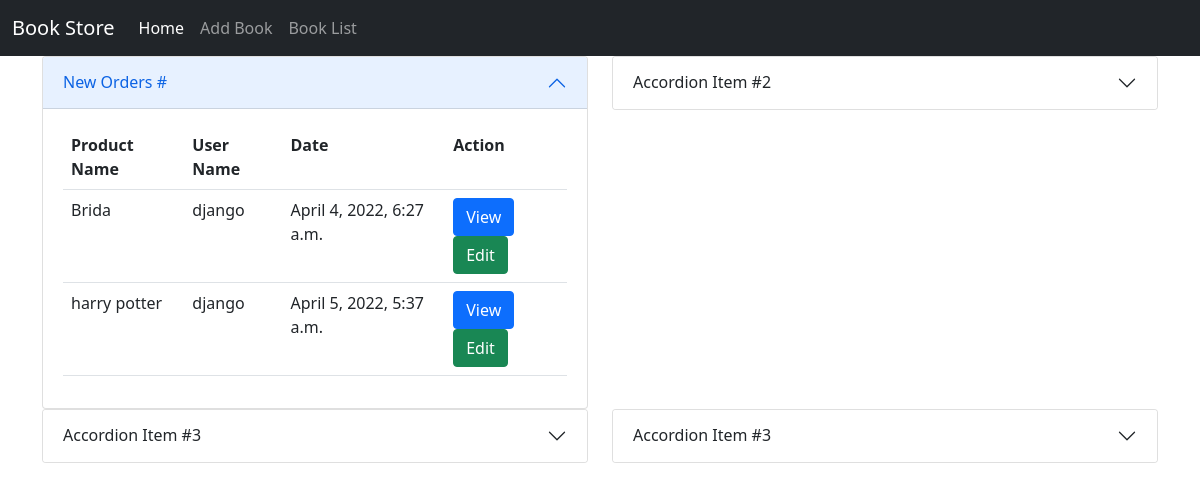
Page /owner/dashboard on the earlier database version.
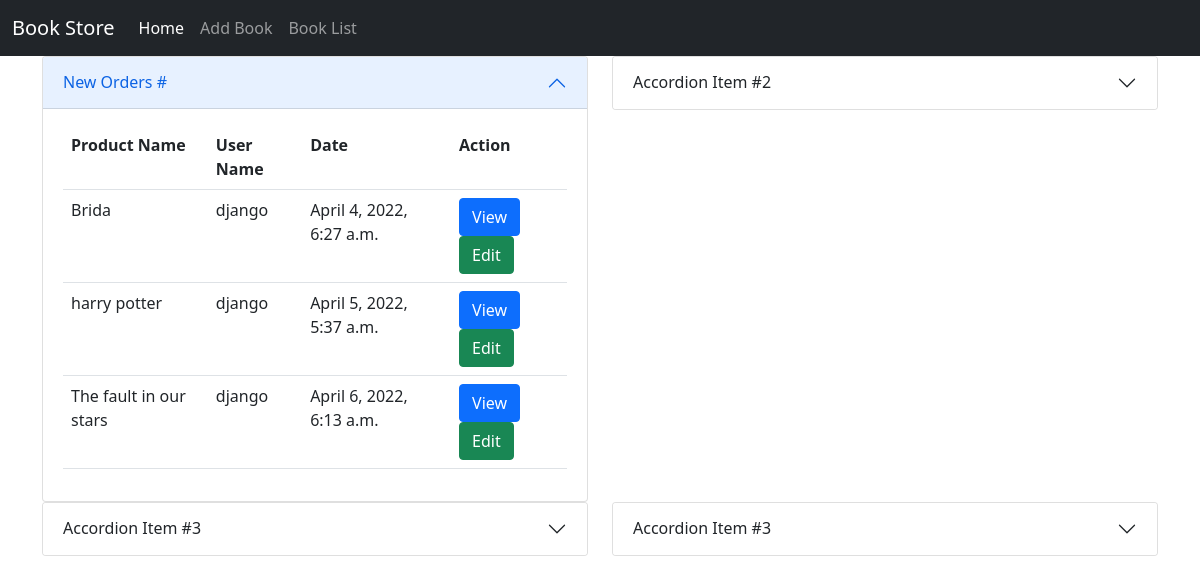
Same page on the later database version.
### customer/models.py (models this page shows)
class Orders(models.Model):
    product=models.ForeignKey(Books,on_delete=models.CASCADE)
    user=models.ForeignKey(User,on_delete=models.CASCADE)
    address=models.CharField(max_length=120)
    date=models.DateTimeField(auto_now_add=True,null=True)
    edate=datetime.today()+timedelta(days=5)
    expected_delivery_date=models.DateField(default=edate,null=True)
    options=(
        ("order_placed","order_placed"),
        ("dispatched","dispatched"),
        ("in_transit","in_transit"),
        ("delivered","delivered"),
        ("oreder_cancelled","oreder_cancelled"),
    )
    status=models.CharField(max_length=20,choices=options,default="order_placed")

### owner/models.py (models this page shows, shortened)
class Books(models.Model):
    book_name=models.CharField(max_length=120,unique=True)
    author=models.CharField(max_length=50)
    amount=models.PositiveIntegerField()
    copies=models.PositiveIntegerField()
    image=models.ImageField(upload_to="images",null=True)

### owner/views.py (the view)
# urls.py: path("owner/dashboard",views.DashBoardView.as_view(),name="dashboard"),
class DashBoardView(TemplateView):
    template_name = "dashboard.html"
    def get(self,request,*args,**kwargs):
        new_orders=Orders.objects.filter(status="order_placed")
        return render(request,self.template_name,{"new_orders":new_orders})

### owner/templates/dashboard.html (shortened to what this page needs)
{%extends 'base.html'%}
{%block body_block%}
<div class="row">
    <div class="col-6">
        <div class="accordion-item">
            <h2 class="accordion-header" id="headingOne">
                <button class="accordion-button" type="button" data-bs-toggle="collapse" data-bs-target="#collapseOne"
                        aria-expanded="true" aria-controls="collapseOne">
                    New Orders #
                </button>
            </h2>
            <div id="collapseOne" class="accordion-collapse collapse show" aria-labelledby="headingOne"
                 data-bs-parent="#accordionExample">
                <div class="accordion-body">
                    <table class="table">
                        <tr>
                            <th>Product Name</th>
                            <th>User Name</th>
                            <th>Date</th>
                            <th>Action</th>
                        </tr>
                        {%for order in new_orders%}
                        <tr>
                            <td>{{order.product.book_name}}</td>
                            <td>{{order.user.username}}</td>
                            <td>{{order.date}}</td>
                            <td>
                                <a  href="{%url 'orderdetail' order.id%}" class="btn btn-primary">View</a><a href="" class="btn btn-success">Edit</a>
                            </td>
                        </tr>
                        {%endfor%}
                    </table>
                </div>
            </div>
        </div>
    </div>
    <div class="col-6">
        <div class="accordion-item">
            <h2 class="accordion-header" id="headingTwo">
                <button class="accordion-button collapsed" type="button" data-bs-toggle="collapse"
                        data-bs-target="#collapseTwo" aria-expanded="false" aria-controls="collapseTwo">
                    Accordion Item #2
                </button>
            </h2>
        </div>
    </div>
</div>
<div class="row">
    <div class="col-6">
        <div class="accordion-item">
            <h2 class="accordion-header" id="headingThree">
                <button class="accordion-button collapsed" type="button" data-bs-toggle="collapse"
                        data-bs-target="#collapseThree" aria-expanded="false" aria-controls="collapseThree">
                    Accordion Item #3
                </button>
            </h2>
        </div>
    </div>
    <div class="col-6">
        <div class="accordion-item">
            <h2 class="accordion-header" id="headingFour">
                <button class="accordion-button collapsed" type="button" data-bs-toggle="collapse"
                        data-bs-target="#collapseFour" aria-expanded="false" aria-controls="collapseFour">
                    Accordion Item #3
                </button>
            </h2>
        </div>
    </div>
</div>
{%endblock%}

Differences in the rows shown:
added Orders: product.book_name "The fault in our stars", user.username "django", date "April 6, 2022, 6:13 a.m."
